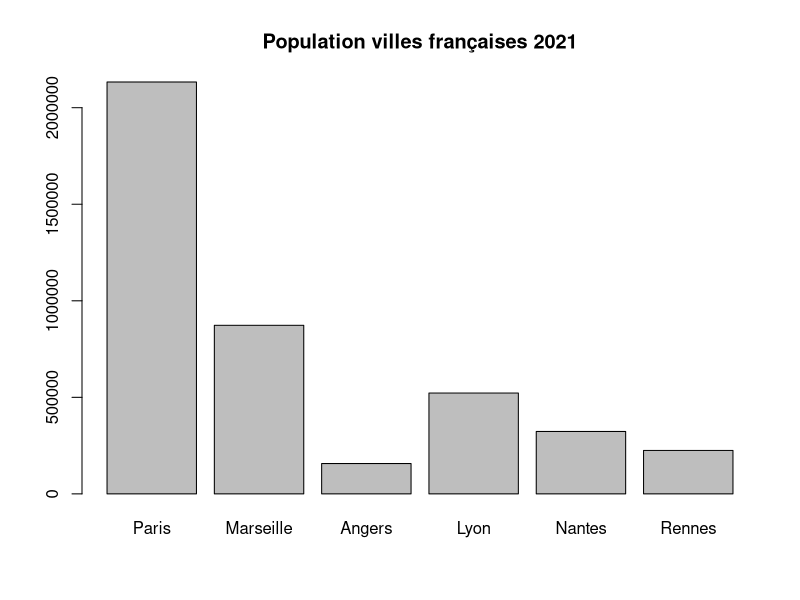

Write the R code that produced this figure.
## ---- chunk 1
x = 3
x^2
## ---- chunk 2
villes = c("Paris", "Marseille", "Angers", "Lyon", "Nantes", "Rennes")
population = c(2133111, 873076, 157175, 522250, 323204, 225081)
barplot(height=population, names=villes, 
        main = "Population villes françaises 2021")
